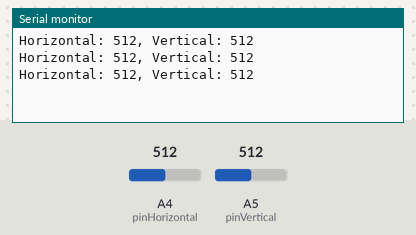
Bench run of a sketch on a simulated Arduino Uno, built with avr-gcc and run on an emulated ATmega328P. Shown: the last lines printed to the serial monitor. The test bench sets the inputs (shaded band); at power-on: A4 (pinHorizontal) = 512, A5 (pinVertical) = 512.

Above: at 1.3 s.
1.4 s: A4 (pinHorizontal) set to 716
At 1.9 s:
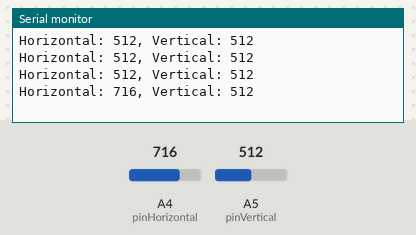
2.9 s: A5 (pinVertical) set to 716
At 3.4 s:
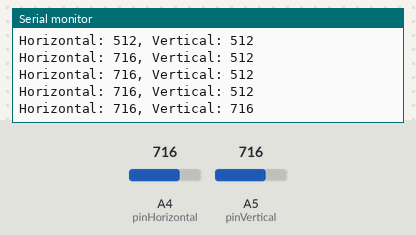
4.4 s: A4 (pinHorizontal) set to 900
At 4.9 s:
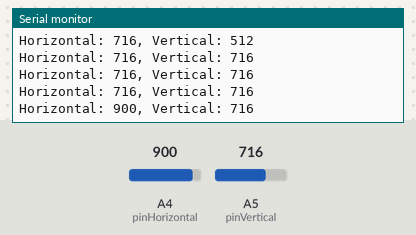
5.9 s: A5 (pinVertical) set to 900
At 6.4 s:
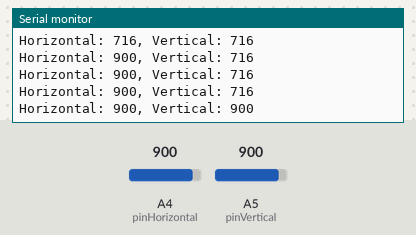
Timing chart, 0 to 8.4 s (numbered marks = the images above; inputs shaded):
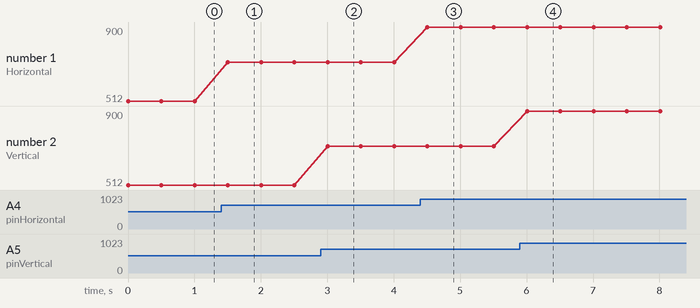

The sketch:

proadorJoistik.ino
```cpp
const int pinHorizontal = A4; // Pin para el eje horizontal del joystick
const int pinVertical = A5;   // Pin para el eje vertical del joystick

void setup() {
  Serial.begin(9600); // Inicia la comunicación serial
}

void loop() {
  int valorHorizontal = analogRead(pinHorizontal); // Lee el valor horizontal
  int valorVertical = analogRead(pinVertical);     // Lee el valor vertical

  // Imprime los valores en el Monitor Serial
  Serial.print("Horizontal: ");
  Serial.print(valorHorizontal);
  Serial.print(", Vertical: ");
  Serial.println(valorVertical);

  delay(500); // Pequeña pausa para que sea más fácil leer los valores
}
```

Measured:
- after the input at 1.4 s, the serial monitor: prints a new line after 0.10 s (image 1)
- after the input at 2.9 s, the serial monitor: prints a new line after 0.10 s (image 2)
- after the input at 4.4 s, the serial monitor: prints a new line after 0.11 s (image 3)
- after the input at 5.9 s, the serial monitor: prints a new line after 0.11 s (image 4)
- plotted number 1: 512 → 716 after the input at 1.4 s, 716 → 900 after the input at 4.4 s
